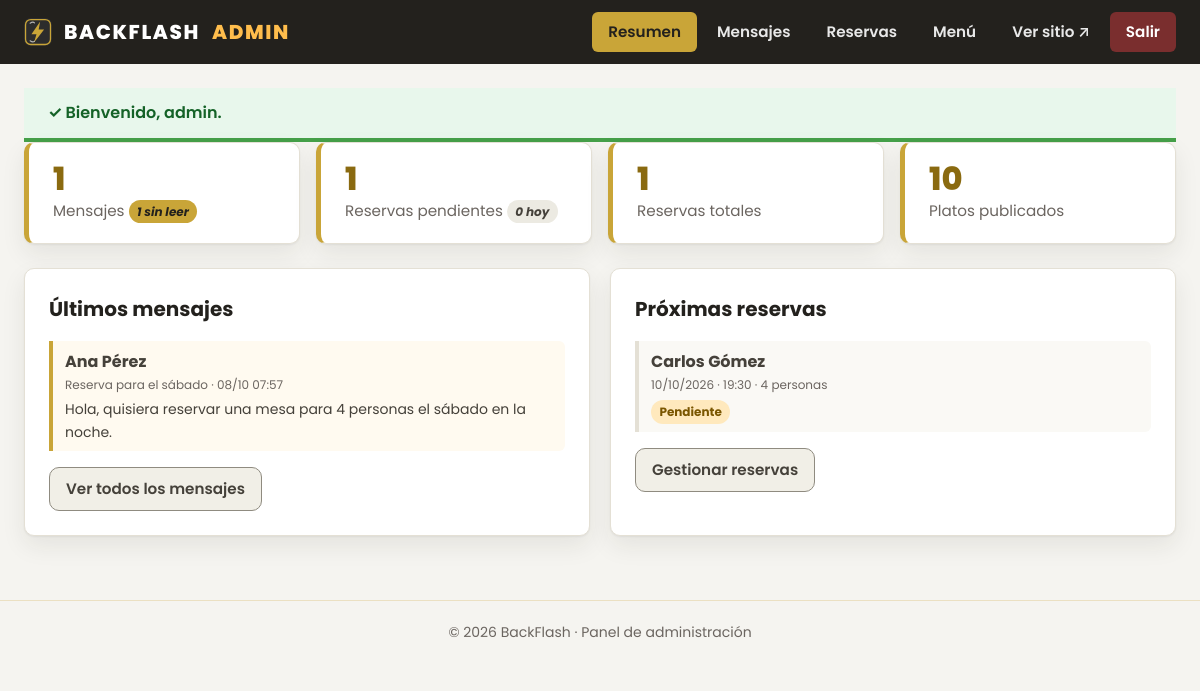
Page /admin/index.php (signed in) on the committed database.
### tables this page shows
CREATE TABLE IF NOT EXISTS mensajes (
    id       INT AUTO_INCREMENT PRIMARY KEY,
    nombre   VARCHAR(120) NOT NULL,
    email    VARCHAR(160) NOT NULL,
    asunto   VARCHAR(160) NOT NULL,
    mensaje  TEXT         NOT NULL,
    leido    TINYINT(1)   NOT NULL DEFAULT 0,
    creado   TIMESTAMP    NOT NULL DEFAULT CURRENT_TIMESTAMP
);

CREATE TABLE IF NOT EXISTS reservas (
    id        INT AUTO_INCREMENT PRIMARY KEY,
    nombre    VARCHAR(120) NOT NULL,
    email     VARCHAR(160) NOT NULL,
    telefono  VARCHAR(40)  NOT NULL,
    fecha     DATE         NOT NULL,
    hora      TIME         NOT NULL,
    personas  TINYINT UNSIGNED NOT NULL,
    mensaje   VARCHAR(500) NULL,
    estado    ENUM('pendiente','confirmada','cancelada') NOT NULL DEFAULT 'pendiente',
    creado    TIMESTAMP    NOT NULL DEFAULT CURRENT_TIMESTAMP
);

### includes/helpers/html.php (called while the page is built, shortened)
<?php
function e(?string $value): string
{
    return htmlspecialchars((string) $value, ENT_QUOTES, 'UTF-8');
}
function url(string $path = ''): string
{
    $clean = ltrim($path, '/');
    return BASE_URL . '/' . $clean;
}

### includes/db.php (called while the page is built)
<?php
function db(): PDO
{
    static $pdo = null;
    if ($pdo === null) {
        $dsn = sprintf('mysql:host=%s;dbname=%s;charset=%s', DB_HOST, DB_NAME, DB_CHARSET);
        try {
            $pdo = new PDO($dsn, DB_USER, DB_PASS, [
                PDO::ATTR_ERRMODE            => PDO::ERRMODE_EXCEPTION,
                PDO::ATTR_DEFAULT_FETCH_MODE => PDO::FETCH_ASSOC,
                PDO::ATTR_EMULATE_PREPARES   => false,
            ]);
        } catch (PDOException $e) {
            http_response_code(500);
            exit('No se pudo conectar con la base de datos "' . htmlspecialchars(DB_NAME)
                . '". Revisa includes/config.php o importa database/schema.sql. Detalle: '
                . htmlspecialchars($e->getMessage()));
        }
    }
    return $pdo;
}
function q(string $sql, array $params = []): PDOStatement
{
    $st = db()->prepare($sql);
    $st->execute($params);
    return $st;
}

### admin/index.php (the view, shortened to what this page needs)
<?php
require __DIR__ . '/_header.php';
$stats = q(
    'SELECT
        (SELECT COUNT(*) FROM mensajes)                          AS mensajes,
        (SELECT COUNT(*) FROM mensajes WHERE leido = 0)          AS sin_leer,
        (SELECT COUNT(*) FROM reservas WHERE estado = "pendiente") AS reservas_pendientes,
        (SELECT COUNT(*) FROM reservas WHERE fecha = CURDATE())  AS reservas_hoy,
        (SELECT COUNT(*) FROM reservas)                          AS reservas_total,
        (SELECT COUNT(*) FROM platos WHERE activo = 1)           AS platos_activos'
)->fetch();
$ultimosMensajes = q('SELECT * FROM mensajes ORDER BY creado DESC LIMIT 5')->fetchAll();
$proximasReservas = q(
    'SELECT * FROM reservas WHERE estado <> "cancelada" AND fecha >= CURDATE()
     ORDER BY fecha, hora LIMIT 6'
)->fetchAll();
?>
<section class="admin-cards">
    <a class="card" href="<?= e(url('admin/mensajes.php')) ?>">
        <span class="card-num"><?= (int) $stats['mensajes'] ?></span>
        <span class="card-txt">Mensajes
            <?php if ((int) $stats['sin_leer'] > 0): ?>
                <em class="badge badge-gold"><?= (int) $stats['sin_leer'] ?> sin leer</em>
            <?php endif; ?>
        </span>
    </a>
    <a class="card" href="<?= e(url('admin/reservas.php')) ?>">
        <span class="card-num"><?= (int) $stats['reservas_pendientes'] ?></span>
        <span class="card-txt">Reservas pendientes
            <em class="badge"><?= (int) $stats['reservas_hoy'] ?> hoy</em>
        </span>
    </a>
    <a class="card" href="<?= e(url('admin/reservas.php')) ?>">
        <span class="card-num"><?= (int) $stats['reservas_total'] ?></span>
        <span class="card-txt">Reservas totales</span>
    </a>
    <a class="card" href="<?= e(url('admin/platos.php')) ?>">
        <span class="card-num"><?= (int) $stats['platos_activos'] ?></span>
        <span class="card-txt">Platos publicados</span>
    </a>
</section>
<div class="admin-grid">
    <section class="panel">
        <h2>Últimos mensajes</h2>
        <?php if (!$ultimosMensajes): ?>
            <p class="vacio">Todavía no hay mensajes.</p>
        <?php else: ?>
            <ul class="lista">
                <?php foreach ($ultimosMensajes as $m): ?>
                    <li<?= $m['leido'] ? '' : ' class="sin-leer"' ?>>
                        <strong><?= e($m['nombre']) ?></strong>
                        <span class="lista-meta"><?= e($m['asunto']) ?> · <?= e(date('d/m H:i', strtotime($m['creado']))) ?></span>
                        <p><?= e(mb_strimwidth($m['mensaje'], 0, 110, '…')) ?></p>
                    </li>
                <?php endforeach; ?>
            </ul>
            <a class="btn-secundario" href="<?= e(url('admin/mensajes.php')) ?>">Ver todos los mensajes</a>
        <?php endif; ?>
    </section>
    <section class="panel">
        <h2>Próximas reservas</h2>
        <?php if (!$proximasReservas): ?>
            <p class="vacio">No hay reservas programadas.</p>
        <?php else: ?>
            <ul class="lista">
                <?php foreach ($proximasReservas as $r): ?>
                    <li>
                        <strong><?= e($r['nombre']) ?></strong>
                        <span class="lista-meta">
                            <?= e(date('d/m/Y', strtotime($r['fecha']))) ?> ·
                            <?= e(substr($r['hora'], 0, 5)) ?> ·
                            <?= (int) $r['personas'] ?> personas
                        </span>
                        <span class="badge badge-<?= e($r['estado']) ?>"><?= e(ucfirst($r['estado'])) ?></span>
                    </li>
                <?php endforeach; ?>
            </ul>
            <a class="btn-secundario" href="<?= e(url('admin/reservas.php')) ?>">Gestionar reservas</a>
        <?php endif; ?>
    </section>
</div>
<?php require __DIR__ . '/_footer.php';

### public/css/style.css (style rules this page uses)
:root { --ink: #23211d; --ink-soft: #45413a; --muted: #6b6560; --line: #e4e0d5; --line-input: #8f8b80; --surface: #ffffff; --bg: #F5F4F0; --bg-deep: #23211d; --gold: #C9A538; --gold-hover: #ffbd4c; --gold-press: #e9a93c; --gold-text: #8a6a10; --gold-text-strong: #a9820f; --orange: #ffbd4c; --success: #146227; --success-bg: #e8f7ec; --success-line: #45a049; --danger: #b3261e; --danger-bg: #fdeceb; --danger-line: #d64545; --font-sans: 'poppins', system-ui, -apple-system, sans-serif; --font-script: 'satisfy', cursive; --fs-2xs: .75rem; --fs-xs: .875rem; --fs-sm: .95rem; --fs-md: 1rem; --fs-lg: 1.125rem; --fs-xl: 1.25rem; --fs-2xl: 1.5rem; --fs-3xl: 2rem; --fs-section: clamp(1.75rem, 1.1rem + 2.4vw, 2.75rem); --fs-hero: clamp(2.25rem, 1.25rem + 4vw, 4.75rem); --lh-tight: 1.15; --lh-body: 1.6; --track-caps: .08em; --s-1: 4px; --s-2: 8px; --s-3: 12px; --s-4: 16px; --s-5: 20px; --s-6: 24px; --s-8: 32px; --s-10: 40px; --s-12: 48px; --s-16: 64px; --s-24: 96px; --r-sm: 6px; --r-md: 10px; --r-lg: 16px; --r-pill: 999px; --shadow-1: 0 1px 2px rgba(35,33,29,.06), 0 10px 24px rgba(35,33,29,.08); --shadow-2: 0 2px 6px rgba(35,33,29,.10), 0 18px 40px rgba(35,33,29,.14); --dur: 180ms; --ease: cubic-bezier(.2, .6, .2, 1); --container: 1200px; --gutter: clamp(var(--s-4), 4vw, var(--s-6)); }
* { margin: 0; padding: 0; box-sizing: border-box; text-decoration: none; list-style: none; }
body { font-family: var(--font-sans); font-size: var(--fs-md); line-height: var(--lh-body); color: var(--ink-soft); background-color: var(--bg); -webkit-font-smoothing: antialiased; }
a { text-underline-offset: 3px; }
a { transition: color var(--dur) var(--ease); }

### rows in the picture
mensajes: nombre "Ana Pérez", asunto "Reserva para el sábado", creado "08/10 07:57", mensaje "Hola, quisiera reservar una mesa para 4 personas el sábado en la noche."
reservas: nombre "Carlos Gómez", fecha "10/10/2026", hora "19:30", personas "4", estado "Pendiente"

### other values in the picture
$texto "Resumen"
$texto "Mensajes"
$texto "Reservas"
$texto "Menú"
$alerta['texto'] "Bienvenido, admin."
$stats['mensajes'] "1"
$stats['sin_leer'] "1"
$stats['reservas_pendientes'] "1"
$stats['reservas_hoy'] "0"
$stats['reservas_total'] "1"
$stats['platos_activos'] "10"
SITE_YEAR "2026"
SITE_NAME "BackFlash"
